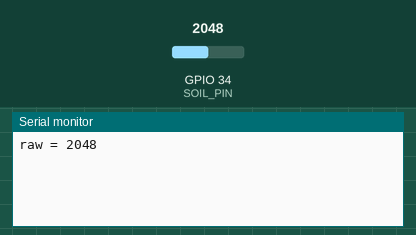
Recording of a sketch running on a simulated ESP32. Parts: the last lines printed to the serial monitor. Inputs (shaded band) come from the test bench; at power-on: GPIO 34 (SOIL_PIN) = 2048.

Above: at 1.2 s.
1.3 s: GPIO 34 (SOIL_PIN) set to 2866
At 2.6 s:
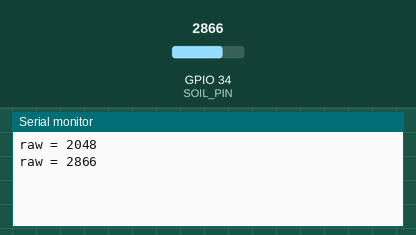
2.8 s: GPIO 34 (SOIL_PIN) set to 3603
At 4.4 s:
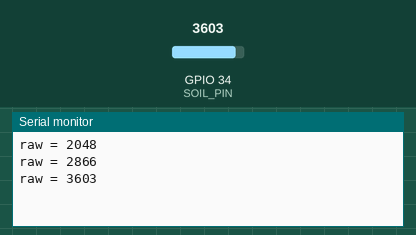
Timing chart, 0 to 5.9 s (numbered marks = the images above; inputs shaded):
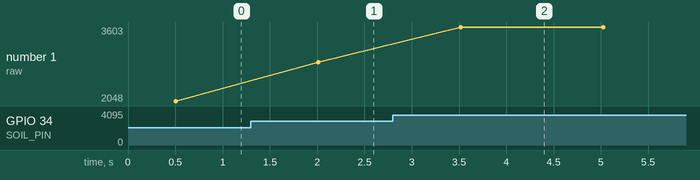

The sketch:

calibrate_soil_sensor.ino
```cpp
// معايرة حساس الرطوبة: ارفعه، افتح Serial Monitor (115200)، وسجّل القيمتين:
// AIR_VAL = القراءة والحساس معلّق في الهواء | WET_VAL = القراءة والحساس مغمور في كوب ماء حتى خط الحد الأقصى
const int SOIL_PIN = 34;
void setup() { Serial.begin(115200); }
void loop() {
  long s = 0; for (int i = 0; i < 50; i++) { s += analogRead(SOIL_PIN); delay(10); }
  Serial.printf("raw = %ld\n", s / 50);
  delay(1000);
}
```

Measured:
- after the input at 1.3 s, the serial monitor: prints a new line after 0.71 s (image 1)
- after the input at 2.8 s, the serial monitor: prints a new line after 0.72 s (image 2)
- plotted number 1: 2048 → 2866 after the input at 1.3 s, 2866 → 3603 after the input at 2.8 s
